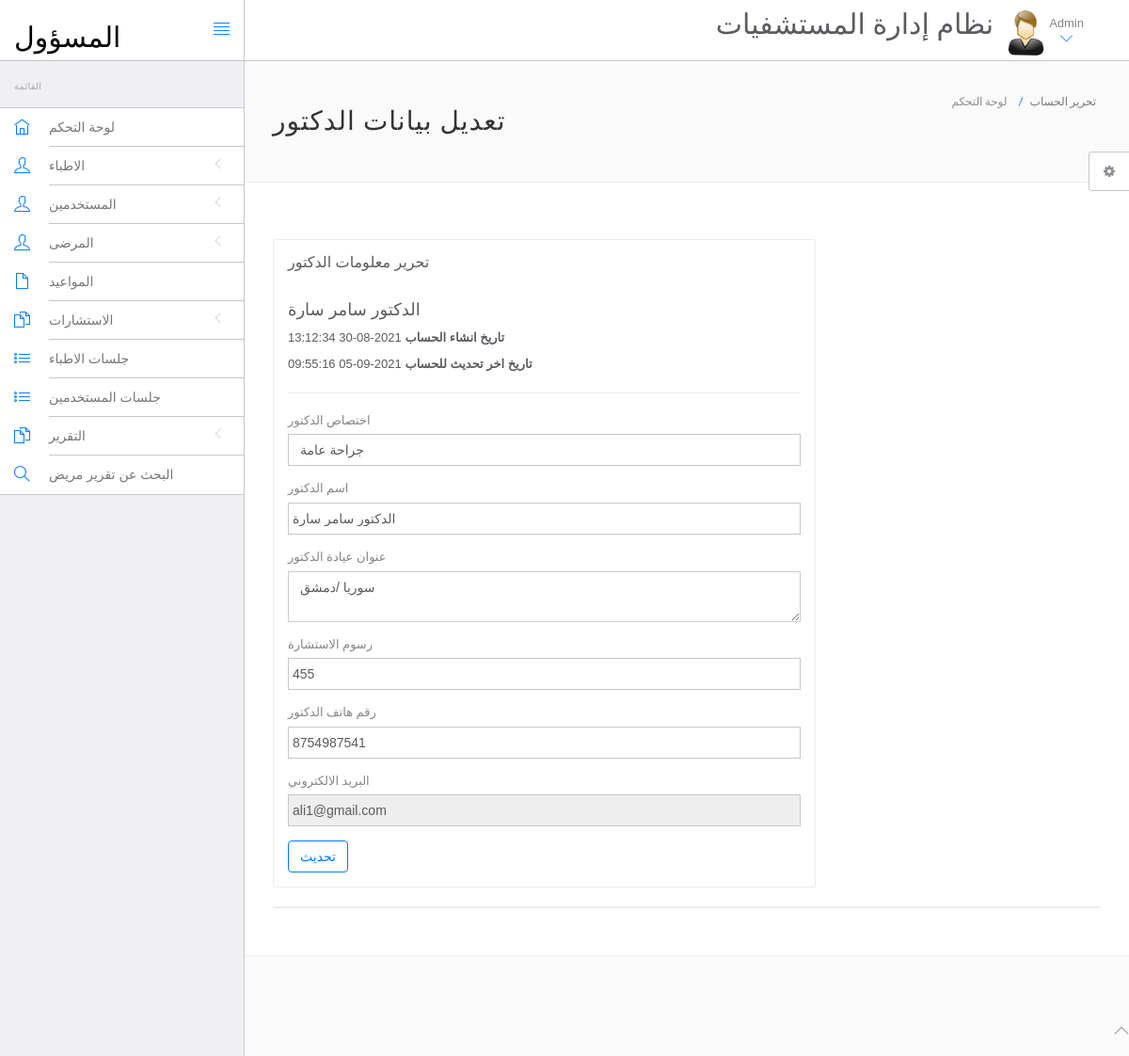
Page /hms/admin/edit-doctor.php?id=11 (signed in) on the committed database.
### tables this page shows
CREATE TABLE `doctors` (
  `id` int(11) NOT NULL,
  `specilization` varchar(255) DEFAULT NULL,
  `doctorName` varchar(255) DEFAULT NULL,
  `address` longtext DEFAULT NULL,
  `docFees` varchar(255) DEFAULT NULL,
  `contactno` bigint(11) DEFAULT NULL,
  `docEmail` varchar(255) DEFAULT NULL,
  `password` varchar(255) DEFAULT NULL,
  `creationDate` timestamp NULL DEFAULT current_timestamp(),
  `updationDate` timestamp NULL DEFAULT NULL ON UPDATE current_timestamp()
);

### hms/admin/edit-doctor.php (the view, shortened to what this page needs)
<?php
include('include/config.php');
$did=intval($_GET['id']);
?>
<!DOCTYPE html>
<html lang="en">
	<head>
		<link rel="stylesheet" href="vendor/bootstrap/css/bootstrap.min.css">
		<link rel="stylesheet" href="vendor/fontawesome/css/font-awesome.min.css">
		<link rel="stylesheet" href="vendor/themify-icons/themify-icons.min.css">
		<link href="vendor/animate.css/animate.min.css" rel="stylesheet" media="screen">
		<link href="vendor/perfect-scrollbar/perfect-scrollbar.min.css" rel="stylesheet" media="screen">
		<link href="vendor/switchery/switchery.min.css" rel="stylesheet" media="screen">
		<link href="vendor/bootstrap-touchspin/jquery.bootstrap-touchspin.min.css" rel="stylesheet" media="screen">
		<link href="vendor/select2/select2.min.css" rel="stylesheet" media="screen">
		<link href="vendor/bootstrap-datepicker/bootstrap-datepicker3.standalone.min.css" rel="stylesheet" media="screen">
		<link href="vendor/bootstrap-timepicker/bootstrap-timepicker.min.css" rel="stylesheet" media="screen">
		<link rel="stylesheet" href="assets/css/styles.css">
		<link rel="stylesheet" href="assets/css/plugins.css">
		<link rel="stylesheet" href="assets/css/themes/theme-1.css" id="skin_color" />
	</head>
	<body>
		<div id="app">
<?php include('include/sidebar.php');?>
			<div class="app-content">
						<?php include('include/header.php');?>
				<div class="main-content" >
					<div class="wrap-content container" id="container">
						<section id="page-title">
							<div class="row">
								<div class="col-sm-8">
									<h1 class="mainTitle">تعديل بيانات الدكتور</h1>
																	</div>
								<ol class="breadcrumb">
									<li>
										<span>لوحة التحكم</span>
									</li>
									<li class="active">
										<span>تحرير الحساب</span>
									</li>
								</ol>
							</div>
						</section>
						<div class="container-fluid container-fullw bg-white">
							<div class="row">
								<div class="col-md-12">
									<div class="row margin-top-30">
										<div class="col-lg-8 col-md-12">
											<div class="panel panel-white">
												<div class="panel-heading">
													<h5 class="panel-title">تحرير معلومات الدكتور</h5>
												</div>
												<div class="panel-body">
									<?php $sql=mysqli_query($con,"select * from doctors where id='$did'");
while($data=mysqli_fetch_array($sql))
{
?>
<h4><?php echo htmlentities($data['doctorName']);?></h4>
<p><b>تاريخ انشاء الحساب </b><?php echo htmlentities($data['creationDate']);?></p>
<?php if($data['updationDate']){?>
<p><b>تاريخ اخر تحديث للحساب </b><?php echo htmlentities($data['updationDate']);?></p>
<?php } ?>
<hr />
													<form role="form" name="adddoc" method="post" onSubmit="return valid();">
														<div class="form-group">
															<label for="DoctorSpecialization">
															اختصاص الدكتور
															</label>
							<select name="Doctorspecialization" class="form-control" required="required">
					<option value="<?php echo htmlentities($data['specilization']);?>">
					<?php echo htmlentities($data['specilization']);?></option>
															</select>
														</div>
<div class="form-group">
															<label for="doctorname">
																 اسم الدكتور
															</label>
	<input type="text" name="docname" class="form-control" value="<?php echo htmlentities($data['doctorName']);?>" >
														</div>
<div class="form-group">
															<label for="address">
																 عنوان عيادة الدكتور
															</label>
					<textarea name="clinicaddress" class="form-control"><?php echo htmlentities($data['address']);?></textarea>
														</div>
<div class="form-group">
															<label for="fess">
																 رسوم الاستشارة
															</label>
		<input type="text" name="docfees" class="form-control" required="required"  value="<?php echo htmlentities($data['docFees']);?>" >
														</div>
<div class="form-group">
									<label for="fess">
																 رقم هاتف الدكتور
															</label>
					<input type="text" name="doccontact" class="form-control" required="required"  value="<?php echo htmlentities($data['contactno']);?>">
														</div>
<div class="form-group">
									<label for="fess">
																 البريد الالكتروني
															</label>
					<input type="email" name="docemail" class="form-control"  readonly="readonly"  value="<?php echo htmlentities($data['docEmail']);?>">
														</div>
														<?php } ?>
														<button type="submit" name="submit" class="btn btn-o btn-primary">
															تحديث
														</button>
													</form>
												</div>
											</div>
										</div>
											</div>
										</div>
									<div class="col-lg-12 col-md-12">
											<div class="panel panel-white">
											</div>
										</div>
									</div>
								</div>
							</div>
						</div>
					</div>
				</div>
	<?php include('include/footer.php');?>
	<?php include('include/setting.php');?>
	</body>
</html>

### hms/admin/assets/css/themes/theme-1.css (style rules this page uses)
body { background: #FAFAFA; }

### rows in the picture
doctors: doctorName "الدكتور سامر سارة", creationDate "2021-08-30 13:12:34", updationDate "2021-09-05 09:55:16", Doctorspecialization "جراحة عامة", docname "الدكتور سامر سارة", clinicaddress "سوريا /دمشق", docfees "455", doccontact "8754987541", docemail "ali1@gmail.com"
